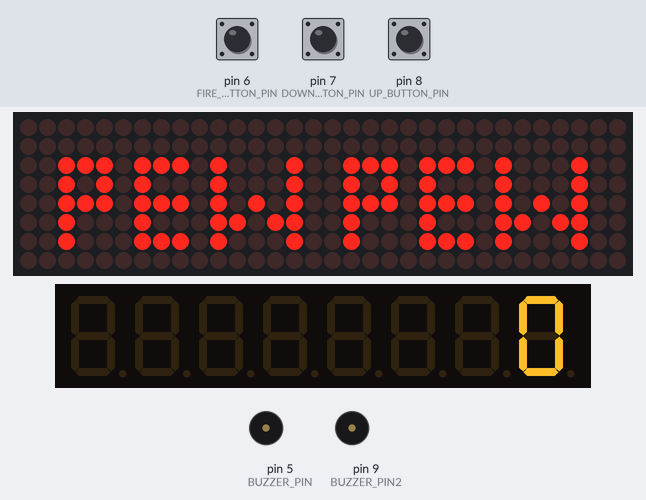
The sketch below on a simulated Arduino Uno, built with avr-gcc and run on an emulated ATmega328P. Parts: 32×8 LED matrix, 8-digit seven-segment display, buzzer (waves = sounding, pin HIGH). The inputs (shaded band) are chosen by the test bench; at power-on: pin 6 (FIRE_BUTTON_PIN) HIGH, pin 7 (DOWN_BUTTON_PIN) HIGH, pin 8 (UP_BUTTON_PIN) HIGH. Random numbers use the default seed unless the sketch sets one.

Above: at 1.2 s.
1.3 s: pin 6 (FIRE_BUTTON_PIN) pulled LOW for 0.15 s
At 1.85 s:
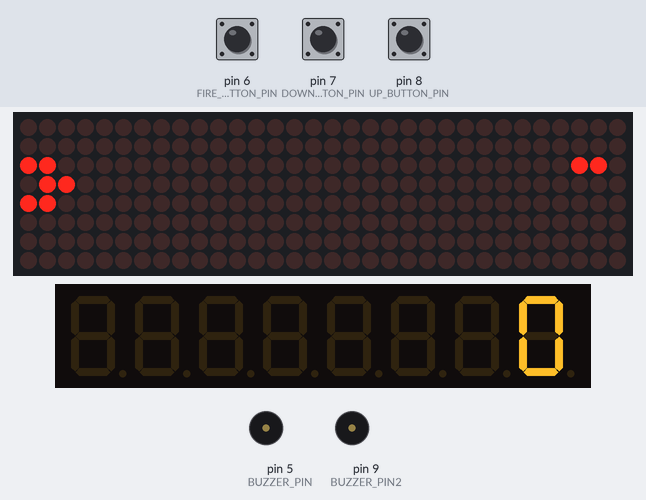
2.0 s: pin 7 (DOWN_BUTTON_PIN) pulled LOW for 0.15 s
At 2.27 s:
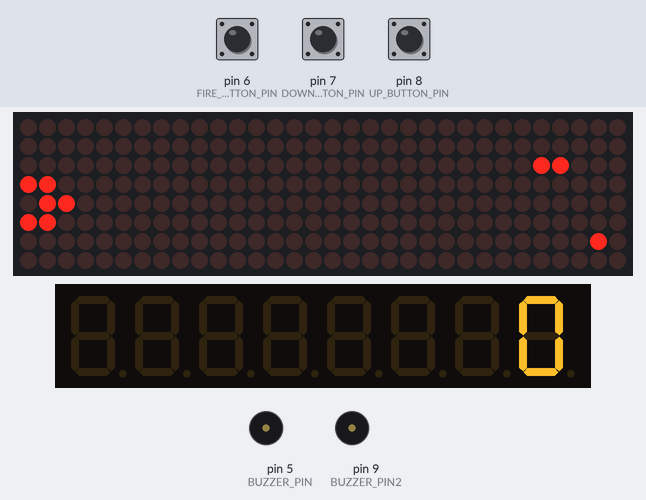
2.7 s: pin 8 (UP_BUTTON_PIN) pulled LOW for 0.15 s
At 2.89 s:
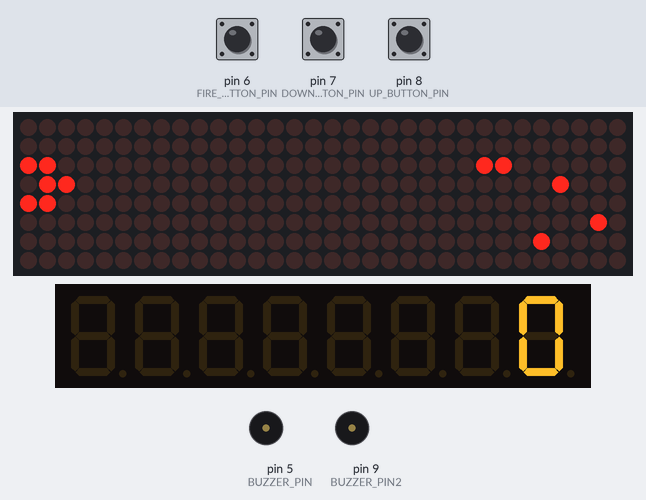
3.4 s: pin 6 (FIRE_BUTTON_PIN) pulled LOW for 1 s
At 3.51 s:
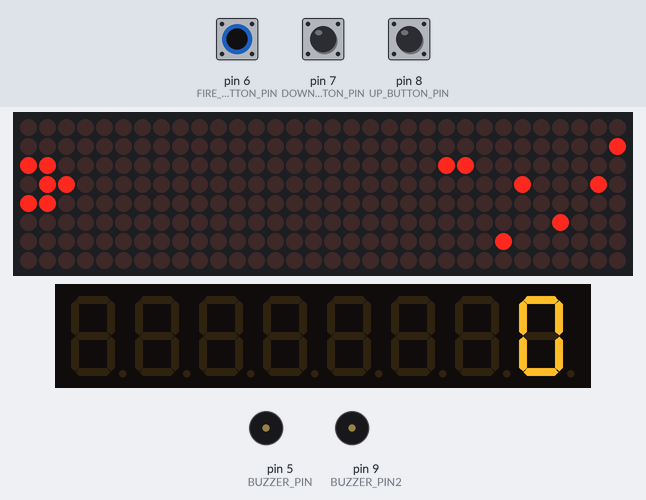
5.0 s: pin 7 (DOWN_BUTTON_PIN) pulled LOW for 1 s
At 5.55 s:
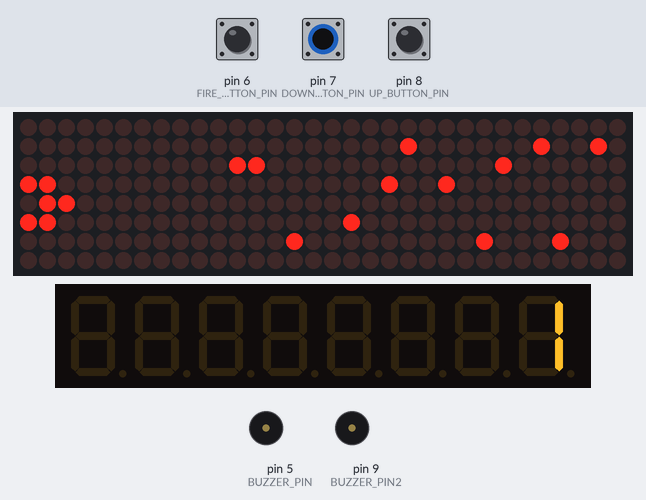
6.6 s: pin 8 (UP_BUTTON_PIN) pulled LOW for 1 s
At 9.9 s:
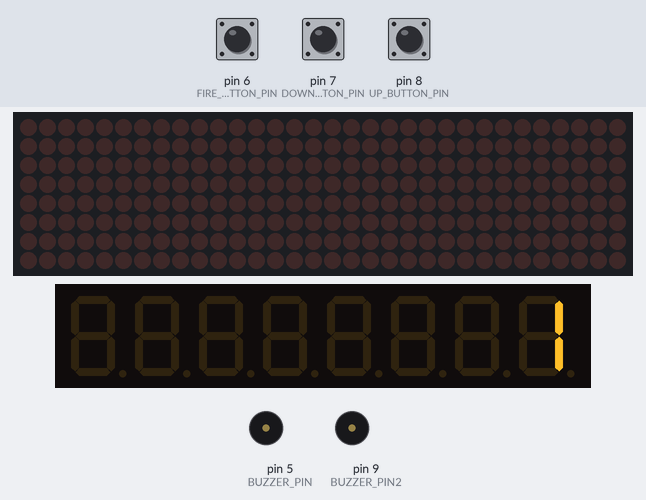
Timing chart, 0 to 10.1 s (numbered marks = the images above; inputs shaded):
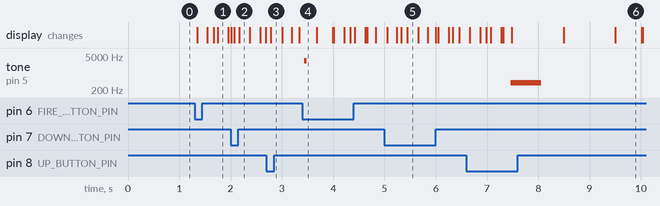

The sketch:

space-ship-8x32-with-max7219.ino
```cpp
#include <Button.h>
#include "LedControl.h"

/*
   PEW PEW

   Your typical simple space ship side scrolling asteroid shooter.

   Currently hard coded to work with four 8x8 LED matrices used side
   by side as a 8x32 display, but could probably easily be reworked
   to work with other configurations.
*/

/*
   Config
*/

// SPI connector pins
#define MATRIX_SPI_DIN    2
#define MATRIX_SPI_CLK    4
#define MATRIX_SPI_CS     3
#define SEGMENTS_SPI_DIN 12
#define SEGMENTS_SPI_CLK 11
#define SEGMENTS_SPI_CS  10

// display dimensions
#define NUMBER_OF_ROWS 8
#define NUMBER_OF_COLS 32

// button pins
#define BUZZER_PIN 5
#define BUZZER_PIN2 9
#define FIRE_BUTTON_PIN 6
#define DOWN_BUTTON_PIN 7
#define UP_BUTTON_PIN 8

// time to sleep in ms
#define FRAME_MS 5

#define MAX_ASTEROIDS_PER_ROW 10

#define DEBUG false
#define MUSIC_ENABLED false


/*
   Game state
*/

// Used to keep track of game time, for things only changing every n-th frame
int frame = 0;

// Which row the ship is centered on. Shoudl be in range [1, 6] in order
// for whole ship to be shown.
byte ship_position = 3;

// Bullets are represnted by one long per row, each bit representing
// a bullet either present or absent in the corresponding column.
long bullets[NUMBER_OF_ROWS];

// List of asteroid positions.
// There are 8 rows x max 10 asteroids per row.
int asteroids[NUMBER_OF_ROWS][MAX_ASTEROIDS_PER_ROW];

// When to show game splash screen, and when to have fun :)
int game_running = false;

// Buffer used by the draw() method for updating the displays
long screen_buffer[8];

long score = 0;

/*
   Music stuff
*/


static const byte SILENT = 0;
static const byte NOTE_C0 = 1;
static const byte NOTE_DB0 = 2;
static const byte NOTE_CS0 = 3;
static const byte NOTE_D0 = 4;
static const byte NOTE_EB0 = 5;
static const byte NOTE_DS0 = 6;
static const byte NOTE_E0 = 7;
static const byte NOTE_F0 = 8;
static const byte NOTE_GB0 = 9;
static const byte NOTE_FS0 = 10;
static const byte NOTE_G0 = 11;
static const byte NOTE_AB0 = 12;
static const byte NOTE_GS0 = 13;
static const byte NOTE_A0 = 14;
static const byte NOTE_BB0 = 15;
static const byte NOTE_AS0 = 16;
static const byte NOTE_B0 = 17;
static const byte NOTE_C1 = 18;
static const byte NOTE_DB1 = 19;
static const byte NOTE_CS1 = 20;
static const byte NOTE_D1 = 21;
static const byte NOTE_EB1 = 22;
static const byte NOTE_DS1 = 23;
static const byte NOTE_E1 = 24;
static const byte NOTE_F1 = 25;
static const byte NOTE_GB1 = 26;
static const byte NOTE_FS1 = 27;
static const byte NOTE_G1 = 28;
static const byte NOTE_AB1 = 29;
static const byte NOTE_GS1 = 30;
static const byte NOTE_A1 = 31;
static const byte NOTE_BB1 = 32;
static const byte NOTE_AS1 = 33;
static const byte NOTE_B1 = 34;
static const byte NOTE_C2 = 35;
static const byte NOTE_DB2 = 36;
static const byte NOTE_CS2 = 37;
static const byte NOTE_D2 = 38;
static const byte NOTE_EB2 = 39;
static const byte NOTE_DS2 = 40;
static const byte NOTE_E2 = 41;
static const byte NOTE_F2 = 42;
static const byte NOTE_GB2 = 43;
static const byte NOTE_FS2 = 44;
static const byte NOTE_G2 = 45;
static const byte NOTE_AB2 = 46;
static const byte NOTE_GS2 = 47;
static const byte NOTE_A2 = 48;
static const byte NOTE_BB2 = 49;
static const byte NOTE_AS2 = 50;
static const byte NOTE_B2 = 51;
static const byte NOTE_C3 = 52;
static const byte NOTE_DB3 = 53;
static const byte NOTE_CS3 = 54;
static const byte NOTE_D3 = 55;
static const byte NOTE_EB3 = 56;
static const byte NOTE_DS3 = 57;
static const byte NOTE_E3 = 58;
static const byte NOTE_F3 = 59;
static const byte NOTE_GB3 = 60;
static const byte NOTE_FS3 = 61;
static const byte NOTE_G3 = 62;
static const byte NOTE_AB3 = 63;
static const byte NOTE_GS3 = 64;
static const byte NOTE_A3 = 65;
static const byte NOTE_BB3 = 66;
static const byte NOTE_AS3 = 67;
static const byte NOTE_B3 = 68;
static const byte NOTE_C4 = 69;
static const byte NOTE_DB4 = 70;
static const byte NOTE_CS4 = 71;
static const byte NOTE_D4 = 72;
static const byte NOTE_EB4 = 73;
static const byte NOTE_DS4 = 74;
static const byte NOTE_E4 = 75;
static const byte NOTE_F4 = 76;
static const byte NOTE_GB4 = 77;
static const byte NOTE_FS4 = 78;
static const byte NOTE_G4 = 79;
static const byte NOTE_AB4 = 80;
static const byte NOTE_GS4 = 81;
static const byte NOTE_A4 = 82;
static const byte NOTE_BB4 = 83;
static const byte NOTE_AS4 = 84;
static const byte NOTE_B4 = 85;
static const byte NOTE_C5 = 86;
static const byte NOTE_DB5 = 87;
static const byte NOTE_CS5 = 88;
static const byte NOTE_D5 = 89;
static const byte NOTE_EB5 = 90;
static const byte NOTE_DS5 = 91;
static const byte NOTE_E5 = 92;
static const byte NOTE_F5 = 93;
static const byte NOTE_GB5 = 94;
static const byte NOTE_FS5 = 95;
static const byte NOTE_G5 = 96;
static const byte NOTE_AB5 = 97;
static const byte NOTE_GS5 = 98;
static const byte NOTE_A5 = 99;
static const byte NOTE_BB5 = 100;
static const byte NOTE_AS5 = 101;
static const byte NOTE_B5 = 102;
static const byte NOTE_C6 = 103;
static const byte NOTE_DB6 = 104;
static const byte NOTE_CS6 = 105;
static const byte NOTE_D6 = 106;
static const byte NOTE_EB6 = 107;
static const byte NOTE_DS6 = 108;
static const byte NOTE_E6 = 109;
static const byte NOTE_F6 = 110;
static const byte NOTE_GB6 = 111;
static const byte NOTE_FS6 = 112;
static const byte NOTE_G6 = 113;
static const byte NOTE_AB6 = 114;
static const byte NOTE_GS6 = 115;
static const byte NOTE_A6 = 116;
static const byte NOTE_BB6 = 117;
static const byte NOTE_AS6 = 118;
static const byte NOTE_B6 = 119;
static const byte NOTE_C7 = 120;
static const byte NOTE_DB7 = 121;
static const byte NOTE_CS7 = 122;
static const byte NOTE_D7 = 123;
static const byte NOTE_EB7 = 124;
static const byte NOTE_DS7 = 125;
static const byte NOTE_E7 = 126;
static const byte NOTE_F7 = 127;
static const byte NOTE_GB7 = 128;
static const byte NOTE_FS7 = 129;
static const byte NOTE_G7 = 130;
static const byte NOTE_AB7 = 131;
static const byte NOTE_GS7 = 132;
static const byte NOTE_A7 = 133;
static const byte NOTE_BB7 = 134;
static const byte NOTE_AS7 = 135;
static const byte NOTE_B7 = 136;
static const byte NOTE_C8 = 137;
static const byte NOTE_DB8 = 138;
static const byte NOTE_CS8 = 139;
static const byte NOTE_D8 = 140;
static const byte NOTE_EB8 = 141;
static const byte NOTE_DS8 = 142;
static const byte NOTE_E8 = 143;
static const byte NOTE_F8 = 144;
static const byte NOTE_GB8 = 145;
static const byte NOTE_FS8 = 146;
static const byte NOTE_G8 = 147;
static const byte NOTE_AB8 = 148;
static const byte NOTE_GS8 = 149;
static const byte NOTE_A8 = 150;
static const byte NOTE_BB8 = 151;
static const byte NOTE_AS8 = 152;
static const byte NOTE_B8 = 153;

static const byte WHOLE = 0;
static const byte HALF = 1;
static const byte QUARTER = 2;
static const byte EIGHTH = 3;
static const byte SIXTH = 4;
static const byte THIRD = 5;

double note_durations[] = { 1.0, 0.5, 0.25, 0.125, 0.1667, 0.3333 };

int note_frequencies[] = {
  0, 16, 17, 17, 18, 19, 19, 21, 22, 23, 23, 245,
  26, 26, 28, 29, 29, 31, 33, 35, 35, 37, 39, 39,
  41, 44, 46, 46, 49, 52, 52, 55, 58, 58, 62, 65,
  69, 69, 73, 78, 78, 82, 87, 93, 93, 98, 104, 104,
  110, 117, 117, 123, 131, 139, 139, 147, 156, 156,
  165, 175, 185, 185, 196, 208, 208, 220, 233, 233,
  247, 262, 277, 277, 294, 311, 311, 330, 349, 370,
  370, 392, 415, 415, 440, 466, 466, 494, 523, 554,
  554, 587, 622, 622, 659, 698, 740, 740, 784, 831,
  831, 880, 932, 932, 988, 1047, 1109, 1109, 1175,
  1245, 1245, 1319, 1397, 1480, 1480, 1568, 1661,
  1661, 1760, 1865, 1865, 1976, 2093, 2217, 2217,
  2349, 2489, 2489, 2637, 2794, 2960, 2960, 3136,
  3322, 3322, 3520, 3729, 3729, 3951, 4186, 4435,
  4435, 4699, 4978, 4978, 5274, 5588, 5920, 5920,
  6272, 6645, 6645, 7040, 7459, 7459, 7902
};

const byte notes[] = {
  // comments correspond to page/line in sheet at
  // http://www.mariopiano.com/mario-sheet-music-overworld-main-theme.html

  // 1/1
  NOTE_E7, NOTE_E7, SILENT, NOTE_E7,
  SILENT, NOTE_C7, NOTE_E7, SILENT,
  NOTE_G7, SILENT, SILENT,
  NOTE_G6, SILENT, SILENT,

  // 1/2
  NOTE_C7, SILENT, SILENT, NOTE_G6,
  SILENT, NOTE_E6, SILENT,
  SILENT, NOTE_A6, SILENT, NOTE_B6,
  SILENT, NOTE_BB6, NOTE_A6, SILENT,

  // 1/3
  NOTE_G6, NOTE_E7, NOTE_G7,
  NOTE_A7, SILENT, NOTE_F7, NOTE_G7,
  SILENT, NOTE_E7, SILENT, NOTE_C7,
  NOTE_D7, NOTE_B6, SILENT, SILENT,

  // 1/4 (same as 1/2)
  NOTE_C7, SILENT, SILENT, NOTE_G6,
  SILENT, NOTE_E6, SILENT,
  SILENT, NOTE_A6, SILENT, NOTE_B6,
  SILENT, NOTE_BB6, NOTE_A6, SILENT,

  // 1/5
  NOTE_G6, NOTE_E7, NOTE_G7,
  NOTE_A7, SILENT, NOTE_F7, NOTE_G7,
  SILENT, NOTE_E7, SILENT, NOTE_C7,
  NOTE_D7, NOTE_B6, SILENT
};

const byte durations[] = {

  // 1/1
  QUARTER, QUARTER, QUARTER, QUARTER,
  QUARTER, QUARTER, QUARTER, QUARTER,
  QUARTER, QUARTER, HALF,
  QUARTER, QUARTER, HALF,

  // 1/2
  QUARTER, QUARTER, QUARTER, QUARTER,
  HALF, QUARTER, QUARTER,
  QUARTER, QUARTER, QUARTER, QUARTER,
  QUARTER, QUARTER, QUARTER, QUARTER,

  // 1/3
  THIRD,   THIRD,   THIRD,
  QUARTER, QUARTER, QUARTER, QUARTER,
  QUARTER, QUARTER, QUARTER, QUARTER,
  QUARTER, QUARTER, QUARTER, QUARTER,

  // 1/4
  QUARTER, QUARTER, QUARTER, QUARTER,
  HALF, QUARTER, QUARTER,
  QUARTER, QUARTER, QUARTER, QUARTER,
  QUARTER, QUARTER, QUARTER, QUARTER,

  // 1/5
  THIRD,   THIRD,   THIRD,
  QUARTER, QUARTER, QUARTER, QUARTER,
  QUARTER, QUARTER, QUARTER, QUARTER,
  QUARTER, QUARTER, HALF
};

void sound_game_over()
{
  tone(BUZZER_PIN, note_frequencies[NOTE_G4], 600);
}

void sound_pew()
{
  tone(BUZZER_PIN, note_frequencies[NOTE_G7], 50);
}

int index = 0;
unsigned long previousMillis = 0;

int numberOfNotes = sizeof(notes) / sizeof(notes[0]);
double const BPM = 320.0; // beats per minute (quarter notes)
double const PAUSE = 0.2; // portion of note should be silent before next note
int whole_duration = (60.0f / BPM) * 4 * 1000;

void play_melody()
{
  if (!MUSIC_ENABLED)
    return;

  unsigned long currentMillis = millis();

  if (index >= numberOfNotes) {
    index = 0;
  }

  double duration = whole_duration * note_durations[durations[index]];

  if (currentMillis >= (previousMillis + duration)) {
    previousMillis = currentMillis;
    index++;

    int freq = note_frequencies[notes[index]];
    int playDuration = duration * (1 - PAUSE);

    tone(BUZZER_PIN2, freq, playDuration);
  }
}

void initSound()
{
  pinMode(BUZZER_PIN, OUTPUT);
  pinMode(BUZZER_PIN2, OUTPUT);
}


/*
   Inputs
*/

Button fireButton = Button(FIRE_BUTTON_PIN, &fireCallback);
Button upButton = Button(UP_BUTTON_PIN, &upCallback);
Button downButton = Button(DOWN_BUTTON_PIN, &downCallback);

void check_buttons()
{
  fireButton.read();
  upButton.read();
  downButton.read();
}

void fireCallback(Button* button)
{
  if (button->pressed) {
    if (game_running) {
      debug("pew pew\n");
      shoot();
    } else {
      new_game();
    }
  }
}

void upCallback(Button* button)
{
  if (button->pressed) {
    flyUp();
  }
}

void downCallback(Button* button)
{
  if (button->pressed) {
    flyDown();
  }
}

/*
   Output
*/

LedControl lc_matrix = LedControl(MATRIX_SPI_DIN, MATRIX_SPI_CLK, MATRIX_SPI_CS, 4);
LedControl lc_segments = LedControl(SEGMENTS_SPI_DIN, SEGMENTS_SPI_CLK, SEGMENTS_SPI_CS, 1);

void draw()
{
  for (int row = 0; row < NUMBER_OF_ROWS; row++) {
    for (int d = 0; d < lc_matrix.getDeviceCount(); d++) {
      lc_matrix.setRow(d, row, (screen_buffer[row] >> (d * 8)));
    }
  }

  set_score(score);
}

void clearDisplays()
{
  for (int d = 0; d < lc_matrix.getDeviceCount(); d++) {
    lc_matrix.clearDisplay(d);
  }
}

void initDisplays()
{
  for (int d = 0; d < lc_matrix.getDeviceCount(); d++) {
    lc_matrix.shutdown(d, false);
    lc_matrix.setIntensity(d, 8);
    lc_matrix.clearDisplay(d);
  }

  lc_segments.shutdown(0, false);
  lc_segments.setIntensity(0, 5);
  lc_segments.clearDisplay(0);
}

void set_score(long num)
{
  if (num > 99999999L) {
    num = 99999999L;
  }

  byte digit = 0;
  while (true) {
    lc_segments.setDigit(0, digit++, num % 10, false);
    num /= 10;
    if (num <= 0) break;
  }
}


/*
   Update - shit that changes the game state
*/

void game_over()
{
  debug("game over\n");
  game_running = false;
  game_over_screen();
}

void new_game()
{
  debug("new game\n");
  frame = 0;
  ship_position = 3;

  for (int row = 0; row < NUMBER_OF_ROWS; row++) {
    // stop bullets from flying
    bullets[row] = 0L;

    for (int i = 0; i < MAX_ASTEROIDS_PER_ROW; i++) {
      // move all asteroids off screen
      asteroids[row][i] = NUMBER_OF_COLS;
    }
  }

  game_running = true;
}

void move_bullets()
{
  for (int i = 0; i < NUMBER_OF_ROWS; i++) {
    // take a step to the right
    bullets[i] >>= 1;
  }
}

void move_asteroids()
{
  if (frame % 8 != 0) {
    return;
  }

  for (int row = 0; row < NUMBER_OF_ROWS; row++) {
    for (int i = 0; i < MAX_ASTEROIDS_PER_ROW; i++) {
      if (asteroids[row][i] < NUMBER_OF_COLS) {
        asteroids[row][i]++;
      }
    }
  }
}

void spawn_asteroids()
{
  if (frame % 13 != 0) {
    return;
  }

  new_asteroid(random(1, 7));
}

void new_asteroid(int row)
{
  for (int i = 0; i < MAX_ASTEROIDS_PER_ROW; i++) {
    if (asteroids[row][i] >= NUMBER_OF_COLS) {
      asteroids[row][i] = 0;
      return;
    }
  }
}

void detect_collisions()
{
  for (int row = 0; row < NUMBER_OF_ROWS; row++) {
    for (int i = 0; i < MAX_ASTEROIDS_PER_ROW; i++) {
      int pos = asteroids[row][i];

      // detect shoting of asteroids
      long bullet_mask = bullets[row];
      if (bullet_mask & (1L << pos)) {
        debug("[explosion]\n");
        asteroids[row][i] = NUMBER_OF_COLS; // remove asteroid
        bullets[row] &= ~(1L << pos); // remove bullet
        score++;
      }

      // detect ship collisions
      unsigned long ship_mask = get_ship_mask(row);
      if (ship_mask & (1L << pos)) {
        game_over();
      }
    }
  }
}

void shoot()
{
  // new bullets start at column 2, to not overlap with the space ship
  bullets[ship_position] |= (1L << (NUMBER_OF_COLS - 3));

  sound_pew();
}

void flyDown()
{
  if (ship_position < 6) {
    ship_position++;
  }
}

void flyUp()
{
  if (ship_position > 1) {
    ship_position--;
  }
}

void update_screen_buffer()
{
  for (int row = 0; row < NUMBER_OF_ROWS; row++) {
    long bullets_mask = bullets[row];
    long ship_mask = get_ship_mask(row);
    long asteroid_mask = get_asteroid_mask(row);

    screen_buffer[row] = bullets_mask | ship_mask | asteroid_mask;
  }
}

/*
   View
*/

void debug(String msg)
{
  if (DEBUG) {
    Serial.print(msg);
  }
}

long get_ship_mask(int row)
{
  if (row == (ship_position - 1) || row == (ship_position + 1))
    return 0B110L << 29;
  else if (row == ship_position)
    return 0B011L << 29;
  else
    return 0;
}

long get_asteroid_mask(int row)
{
  long mask = 0L;

  for (int i = 0; i < MAX_ASTEROIDS_PER_ROW; i++) {
    if (asteroids[row][i] != NUMBER_OF_COLS) {
      mask |= (1L << asteroids[row][i]);
    }
  }

  return mask;
}

void step_frame()
{
  frame++;
  frame %= 100000;
  delay(FRAME_MS);
}

void setup()
{
  initDisplays();
  initSound();

  if (DEBUG) {
    Serial.begin(9600);
  }

  debug("started\n");
}

void advance_game()
{
  // update
  detect_collisions();
  move_asteroids();
  detect_collisions();
  move_bullets();
  spawn_asteroids();
  update_screen_buffer();

  // view
  draw();
}

void game_over_screen()
{
  sound_game_over();

  long game[8] = {
    0B00000000000000000000000000000000L,
    0B00000111000011000010001000111000L,
    0B00001000100100100101010100100000L,
    0B00001000000100100100100100100000L,
    0B00001001100111100100100100111000L,
    0B00001000100100100100100100100000L,
    0B00000111000100100100000100111000L,
    0B00000000000000000000000000000000L
  };
  memcpy(screen_buffer, game, sizeof(game));
  draw();
  delay(1000);

  long over[8] = {
    0B00000000000000000000000000000000L,
    0B00000111000100001001110011100000L,
    0B00001000100100001001000010010000L,
    0B00001000100100001001000010010000L,
    0B00001000100100001001110011100000L,
    0B00001000100010010001000010010000L,
    0B00000111000001100001110010010000L,
    0B00000000000000000000000000000000L
  };
  memcpy(screen_buffer, over, sizeof(over));
  draw();
  delay(1000);

  clearDisplays();
  delay(500);
}

void pre_game_screen()
{
  long pewpew[] = {
    0B00000000000000000000000000000000,
    0B00000000000000000000000000000000,
    0B00111011101000100111011101000100,
    0B00101010001000100101010001000100,
    0B00111011101010100111011101010100,
    0B00100010001101100100010001101100,
    0B00100011101000100100011101000100,
    0B00000000000000000000000000000000
  };
  memcpy(screen_buffer, pewpew, sizeof(pewpew));
  draw();
}

void loop()
{
  check_buttons();
  play_melody();

  if (!game_running) {
    pre_game_screen();
  } else {
    advance_game();
  }

  step_frame();
}
```

Measured:
- after the input at 1.3 s, the display: first changes after 0.05 s (image 1 shows a later state)
- after the input at 3.4 s, tone on pin 5 (BUZZER_PIN): silent → 3136 Hz at once, → silent 0.05 s later
- what the display in image 6 shows lasts 0.5 s, from 9.5 s to 10.0 s
